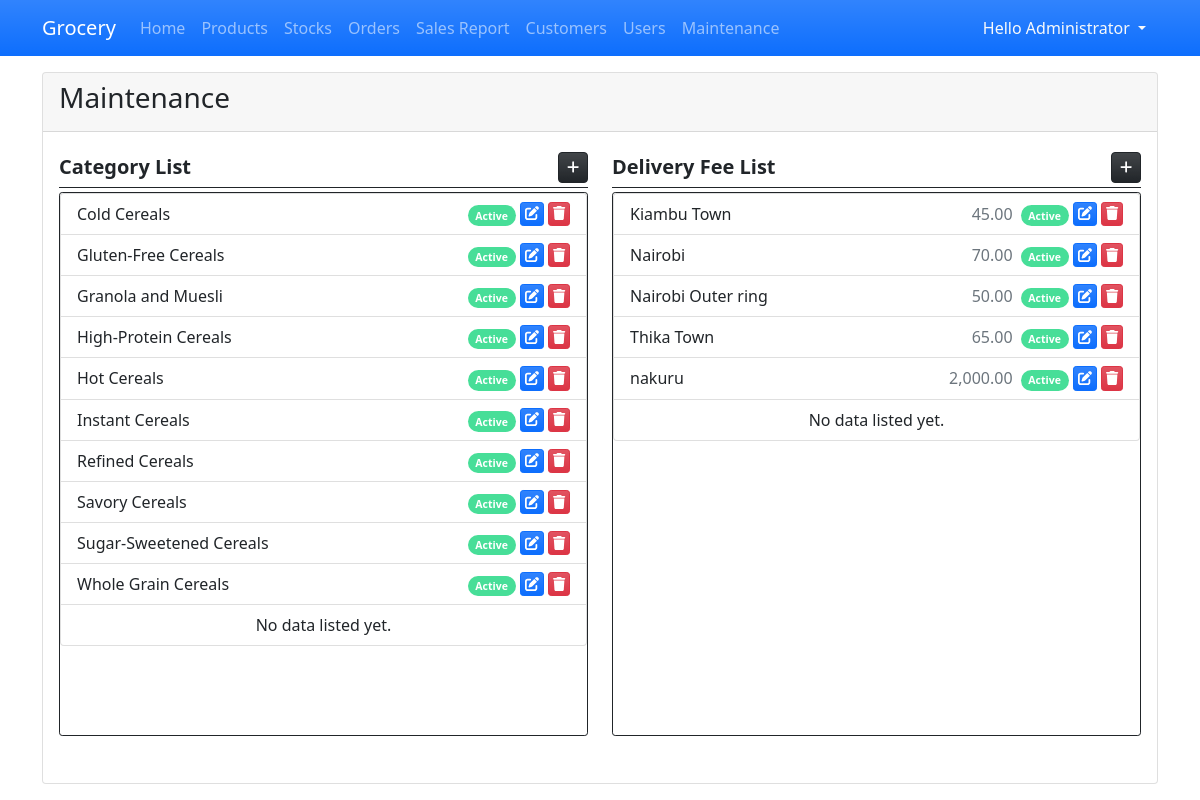
The app's page /admin/?page=maintenance (signed in) with its own data.
### tables this page shows
CREATE TABLE `category_list` (
            `category_id` INTEGER NOT NULL PRIMARY KEY AUTOINCREMENT,
            `name` INTEGER NOT NULL,
            `status` INTEGER NOT NULL Default 1,
            `date_created` TIMESTAMP DEFAULT CURRENT_TIMESTAMP
        );

CREATE TABLE `fees_list` (
            `fee_id` INTEGER NOT NULL PRIMARY KEY AUTOINCREMENT,
            `location` INTEGER NOT NULL,
            `amount` REAL NOT NULL,
            `status` INTEGER NOT NULL Default 1,
            `date_created` TIMESTAMP DEFAULT CURRENT_TIMESTAMP
        );

### admin/maintenance.php (the view, shortened to what this page needs)
<div class="card h-100 d-flex flex-column">
    <div class="card-header d-flex justify-content-between">
        <h3 class="card-title">Maintenance</h3>
    </div>
    <div class="card-body flex-grow-1">
        <div class="col-12 h-100">
            <div class="row h-100">
                <div class="col-md-6 h-100 d-flex flex-column">
                    <div class="w-100 d-flex border-bottom border-dark py-1 mb-1">
                        <div class="fs-5 col-auto flex-grow-1"><b>Category List</b></div>
                        <div class="col-auto flex-grow-0 d-flex justify-content-end">
                            <a href="javascript:void(0)" id="new_category" class="btn btn-dark btn-sm bg-gradient rounded-2" title="Add category"><span class="fa fa-plus"></span></a>
                        </div>
                    </div>
                    <div class="h-100 overflow-auto border rounded-1 border-dark card-panel">
                        <ul class="list-group">
                            <?php
                            $dept_qry = $conn->query("SELECT * FROM `category_list` order by `name` asc");
                            while($row = $dept_qry->fetchArray()):
                            ?>
                            <li class="list-group-item d-flex">
                                <div class="col-auto flex-grow-1">
                                    <?php echo $row['name'] ?>
                                </div>
                                <div class="col-auto">
                                    <?php if($row['status'] == 1): ?>
                                        <a href="javascript:void(0)" class="update_stat_cat badge bg-success bg-gradiend rounded-pill text-decoration-none me-1" title="Update Status" data-toStat = "0" data-id="<?php echo $row['category_id'] ?>" data-name="<?php echo $row['name'] ?>"><small>Active</small></a>
                                        <?php else: ?>
                                        <a href="javascript:void(0)" class="update_stat_cat badge bg-secondary bg-gradiend rounded-pill text-decoration-none me-1" title="Update Status" data-toStat = "1" data-id="<?php echo $row['category_id'] ?>"  data-name="<?php echo $row['name'] ?>"><small>Inactive</small></a>
                                    <?php endif; ?>
                                </div>
                                <div class="col-auto d-flex justify-content-end">
                                    <a href="javascript:void(0)" class="edit_category btn btn-sm btn-primary bg-gradient py-0 px-1 me-1" title="Edit category Details" data-id="<?php echo $row['category_id'] ?>"  data-name="<?php echo $row['name'] ?>"><span class="fa fa-edit"></span></a>
                                    <a href="javascript:void(0)" class="delete_category btn btn-sm btn-danger bg-gradient py-0 px-1" title="Delete category" data-id="<?php echo $row['category_id'] ?>"  data-name="<?php echo $row['name'] ?>"><span class="fa fa-trash"></span></a>
                                </div>
                            </li>
                            <?php endwhile; ?>
                            <?php if(!$dept_qry->fetchArray()): ?>
                                <li class="list-group-item text-center">No data listed yet.</li>
                            <?php endif; ?>
                        </ul>
                    </div>
                </div>
                <div class="col-md-6 h-100 d-flex flex-column">
                    <div class="w-100 d-flex border-bottom border-dark py-1 mb-1">
                        <div class="fs-5 col-auto flex-grow-1"><b>Delivery Fee List</b></div>
                        <div class="col-auto flex-grow-0 d-flex justify-content-end">
                            <a href="javascript:void(0)" id="new_fee" class="btn btn-dark btn-sm bg-gradient rounded-2" title="Add fee"><span class="fa fa-plus"></span></a>
                        </div>
                    </div>
                    <div class="h-100 overflow-auto border rounded-1 border-dark card-panel">
                        <ul class="list-group">
                            <?php
                            $dept_qry = $conn->query("SELECT * FROM `fees_list` order by `location` asc");
                            while($row = $dept_qry->fetchArray()):
                            ?>
                            <li class="list-group-item d-flex">
                                <div class="col-auto flex-grow-1">
                                    <div class="w-100 d-flex">
                                    <span class="col-auto flex-grow-1">
                                        <?php echo $row['location'] ?>
                                    </span>
                                    <span class="col-auto col-auto px-2 text-muted"><?php echo number_format($row['amount'],2) ?></span>
                                    </div>
                                </div>
                                <div class="col-auto">
                                    <?php if($row['status'] == 1): ?>
                                        <a href="javascript:void(0)" class="update_stat_fee badge bg-success bg-gradiend rounded-pill text-decoration-none me-1" title="Update Status" data-toStat = "0" data-id="<?php echo $row['fee_id'] ?>" data-name="<?php echo $row['location'] ?>"><small>Active</small></a>
                                        <?php else: ?>
                                        <a href="javascript:void(0)" class="update_stat_fee badge bg-secondary bg-gradiend rounded-pill text-decoration-none me-1" title="Update Status" data-toStat = "1" data-id="<?php echo $row['fee_id'] ?>"  data-name="<?php echo $row['location'] ?>"><small>Inactive</small></a>
                                    <?php endif; ?>
                                </div>
                                <div class="col-auto d-flex justify-content-end">
                                    <a href="javascript:void(0)" class="edit_fee btn btn-sm btn-primary bg-gradient py-0 px-1 me-1" title="Edit fee Details" data-id="<?php echo $row['fee_id'] ?>"  data-name="<?php echo $row['location'] ?>"><span class="fa fa-edit"></span></a>
                                    <a href="javascript:void(0)" class="delete_fee btn btn-sm btn-danger bg-gradient py-0 px-1" title="Delete fee" data-id="<?php echo $row['fee_id'] ?>"  data-name="<?php echo $row['location'] ?>"><span class="fa fa-trash"></span></a>
                                </div>
                            </li>
                            <?php endwhile; ?>
                            <?php if(!$dept_qry->fetchArray()): ?>
                                <li class="list-group-item text-center">No data listed yet.</li>
                            <?php endif; ?>
                        </ul>
                    </div>
                </div>
            </div>
        </div>
    </div>
</div>

### admin/index.php (shortened to what this page needs)
<?php
$page = isset($_GET['page']) ? $_GET['page'] : 'home';
?>
<!DOCTYPE html>
<html lang="en">
<head>
    <link rel="stylesheet" href="../Font-Awesome-master/css/all.min.css">
    <link rel="stylesheet" href="../css/bootstrap.min.css">
    <link rel="stylesheet" href="../select2/css/select2.min.css">
    <link rel="stylesheet" href="../css/custom.css">
    <link rel="stylesheet" href="../DataTables/datatables.min.css">
</head>
<body>
    <main>
    <nav class="navbar navbar-expand-lg navbar-dark bg-primary bg-gradient" id="topNavBar">
        <div class="container">
            <a class="navbar-brand" href="#">
            Grocery
            </a>
            <div class="collapse navbar-collapse" id="navbarNav">
                <ul class="navbar-nav">
                    <li class="nav-item">
                        <a class="nav-link <?php echo ($page == 'home')? 'active' : '' ?>" aria-current="page" href="./">Home</a>
                    </li>
                    <li class="nav-item">
                        <a class="nav-link  <?php echo ($page == 'products')? 'active' : '' ?>" href="./?page=products">Products</a>
                    </li>
                        <a class="nav-link  <?php echo ($page == 'stocks')? 'active' : '' ?>" href="./?page=stocks">Stocks</a>
                    <li class="nav-item">
                        <a class="nav-link  <?php echo ($page == 'orders')? 'active' : '' ?>" href="./?page=orders">Orders</a>
                    </li>
                    <li class="nav-item">
                        <a class="nav-link  <?php echo ($page == 'report')? 'active' : '' ?>" href="./?page=report">Sales Report</a>
                    </li>
                    <li class="nav-item">
                        <a class="nav-link <?php echo ($page == 'customers')? 'active' : '' ?>" aria-current="page" href="./?page=customers">Customers</a>
                    </li>
                    <li class="nav-item">
                        <a class="nav-link <?php echo ($page == 'users')? 'active' : '' ?>" aria-current="page" href="./?page=users">Users</a>
                    </li>
                    <li class="nav-item">
                        <a class="nav-link" href="./?page=maintenance">Maintenance</a>
                    </li>
                </ul>
            </div>
            <div>
            <div class="dropdown">
                <button class="btn btn-secondary dropdown-toggle bg-transparent  text-light border-0" type="button" id="dropdownMenuButton1" data-bs-toggle="dropdown" aria-expanded="false">
                    Hello <?php echo $_SESSION['fullname'] ?>
                </button>
            </div>
            </div>
        </div>
    </nav>
    <div class="container py-3" id="page-container">
        <?php
            include $page.'.php';
        ?>
    </div>
    </main>
</body>
</html>

### css/custom.css (style rules this page uses)
:root { --bs-success-rgb: 71, 222, 152 !important; }
html, body { height: 100%; width: 100%; }
main { height: 100%; display: flex; flex-flow: column; }
#page-container { flex: 1 1 auto; overflow: auto; }
#topNavBar { flex: 0 1 auto; }

### admin/maintenance.php (style rules this page uses)
.card-panel { overflow:auto !important; height:68vh !important; }

### records on screen
category_list: name "Cold Cereals"
category_list: name "Gluten-Free Cereals"
category_list: name "Granola and Muesli"
category_list: name "High-Protein Cereals"
category_list: name "Hot Cereals"
category_list: name "Instant Cereals"
category_list: name "Refined Cereals"
category_list: name "Savory Cereals"
category_list: name "Sugar-Sweetened Cereals"
category_list: name "Whole Grain Cereals"
fees_list: location "Kiambu Town", amount "45.00"
fees_list: location "Nairobi", amount "70.00"
fees_list: location "Nairobi Outer ring", amount "50.00"
fees_list: location "Thika Town", amount "65.00"
fees_list: location "nakuru", amount "2,000.00"

### other values on screen
$_SESSION['fullname'] "Administrator"
